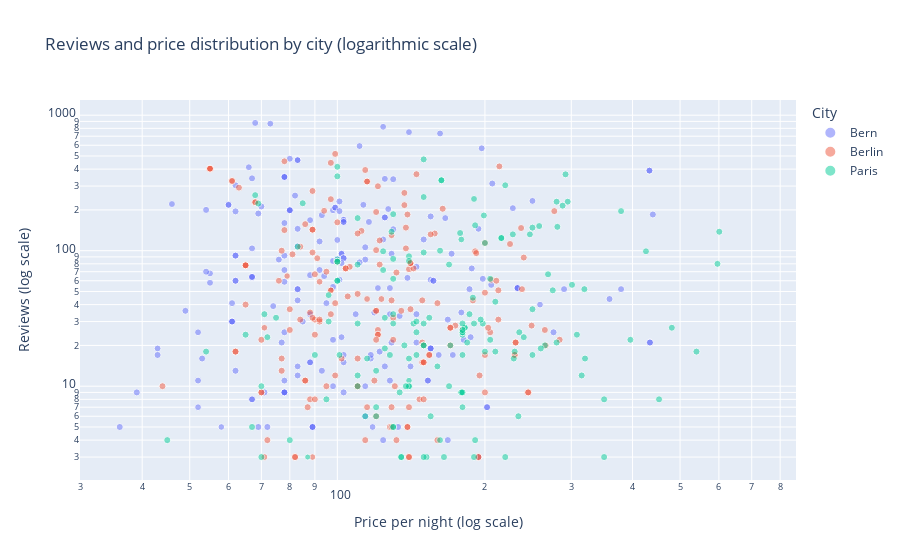

The notebook cell saved with this chart:
### Code cell
reviews_price_distr_log = px.scatter(
    data_frame=airbnb_data,
    x="price_per_night",
    y="reviews",
    hover_data=["city", "rating", "category"],
    hover_name="name",
    color="city",
    opacity=0.5,
    log_x=True,
    log_y=True,
    size="rating",
    size_max=5,
    title="Reviews and price distribution by city (logarithmic scale)",
    labels={
        "price_per_night": "Price per night (log scale)",
        "reviews": "Reviews (log scale)",
        "city": "City",
    },
)

reviews_price_distr_log.write_html(FIG_DIR / "reviews_price_distr_log.html")
reviews_price_distr_log.write_image(FIG_DIR / "reviews_price_distr_log.png")

reviews_price_distr_log.show()

### Figure 1 — Plotly figure (JSON) as saved in the notebook; plotly's stock layout.template omitted (floating-point values rounded to 4 significant figures; data arrays with more than 128 entries replaced by an {"elided": "..."} marker saying what was removed)
{"data": [{"customdata": {"elided": "252x3 mixed values"}, "hovertemplate": "<b>%{hovertext}</b><br><br>City=%{customdata[0]}<br>Price per night (log scale)=%{x}<br>Reviews (log scale)=%{y}<br>rating=%{customdata[1]}<br>category=%{customdata[2]}<extra></extra>", "hovertext": {"elided": "252 str values"}, "legendgroup": "Bern", "marker": {"color": "#636efa", "opacity": 0.5, "size": {"elided": "252 float values"}, "sizemode": "area", "sizeref": 0.2, "symbol": "circle"}, "mode": "markers", "name": "Bern", "orientation": "v", "showlegend": true, "type": "scatter", "x": {"elided": "252 int values"}, "xaxis": "x", "y": {"elided": "252 int values"}, "yaxis": "y"}, {"customdata": {"elided": "249x3 mixed values"}, "hovertemplate": "<b>%{hovertext}</b><br><br>City=%{customdata[0]}<br>Price per night (log scale)=%{x}<br>Reviews (log scale)=%{y}<br>rating=%{customdata[1]}<br>category=%{customdata[2]}<extra></extra>", "hovertext": {"elided": "249 str values"}, "legendgroup": "Berlin", "marker": {"color": "#EF553B", "opacity": 0.5, "size": {"elided": "249 float values"}, "sizemode": "area", "sizeref": 0.2, "symbol": "circle"}, "mode": "markers", "name": "Berlin", "orientation": "v", "showlegend": true, "type": "scatter", "x": {"elided": "249 int values"}, "xaxis": "x", "y": {"elided": "249 int values"}, "yaxis": "y"}, {"customdata": {"elided": "247x3 mixed values"}, "hovertemplate": "<b>%{hovertext}</b><br><br>City=%{customdata[0]}<br>Price per night (log scale)=%{x}<br>Reviews (log scale)=%{y}<br>rating=%{customdata[1]}<br>category=%{customdata[2]}<extra></extra>", "hovertext": {"elided": "247 str values"}, "legendgroup": "Paris", "marker": {"color": "#00cc96", "opacity": 0.5, "size": {"elided": "247 float values"}, "sizemode": "area", "sizeref": 0.2, "symbol": "circle"}, "mode": "markers", "name": "Paris", "orientation": "v", "showlegend": true, "type": "scatter", "x": {"elided": "247 int values"}, "xaxis": "x", "y": {"elided": "247 int values"}, "yaxis": "y"}], "layout": {"legend": {"itemsizing": "constant", "title": {"text": "City"}, "tracegroupgap": 0}, "title": {"text": "Reviews and price distribution by city (logarithmic scale)"}, "xaxis": {"anchor": "y", "domain": [0, 1], "title": {"text": "Price per night (log scale)"}, "type": "log"}, "yaxis": {"anchor": "x", "domain": [0, 1], "title": {"text": "Reviews (log scale)"}, "type": "log"}}}
